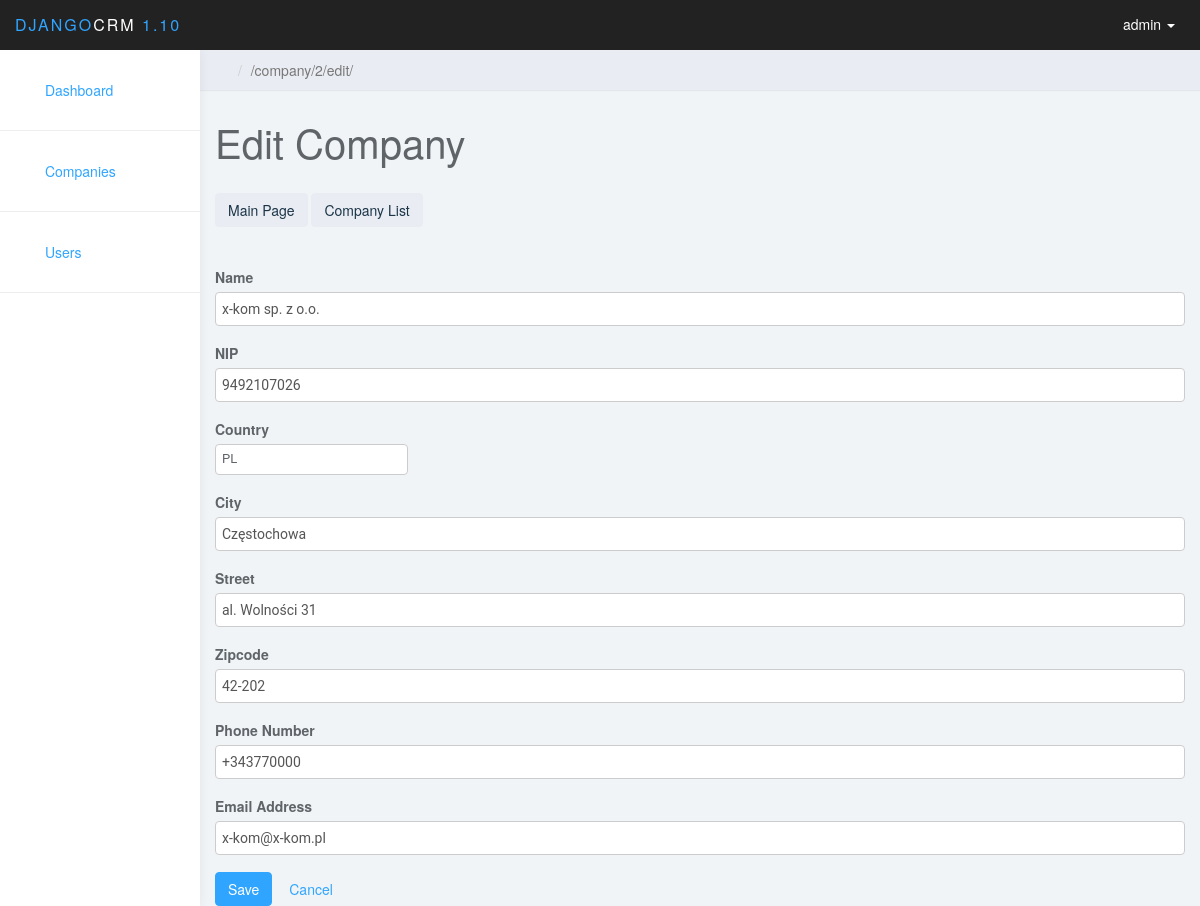
The page /company/2/edit/ (signed in) on the database its author committed.
### company/models.py (models this page shows, shortened)
class Company(models.Model):
    name = models.CharField(max_length=100, verbose_name=_("Name"), blank=True, null=True)
    nip = models.CharField(max_length=10, verbose_name = _("NIP") , blank=True, null=True)
    country = CountryField(blank_label='(select country)')
    city = models.CharField(max_length=100, verbose_name=_("City"), blank=True, null=True)
    street = models.CharField(max_length=200, verbose_name=_("Street"), blank=True, null=True)
    zipcode = models.CharField(max_length=6, verbose_name=_("Zipcode"), blank=True, null=True)
    phone = models.CharField(max_length=20, verbose_name = _("Phone Number") , blank=True, null=True)
    email = models.EmailField(max_length=200, verbose_name = _("Email Address"), blank=True, null=True)

### company/views/company.py (the view)
# urls.py: url( r'^company/(?P<pk>[0-9]+)/edit/$', company_views.company_edit, name='company_edit'),
@permission_required('user.is_superuser', login_url='login')
def company_edit(request, pk):
    company = get_object_or_404(Company, pk=pk)
    if request.method == "POST":
        form = CompanyForm(request.POST, instance=company)
        if form.is_valid():
            company = form.save(commit=False)
            company.save()
            return redirect('company_details', pk=company.pk)
    else:
        form = CompanyForm(instance=company)
    return render(request, 'company/company_edit.html', {'form': form})

### company/forms.py (shortened to what this page needs)
class CompanyForm(forms.ModelForm):
    country = LazyTypedChoiceField(choices=countries)
    class Meta:
        model = Company
        fields = ('name', 'nip', 'country', 'city', 'street', 'zipcode', 'phone', 'email' )
        widgets = {'country': CountrySelectWidget()}
    def __init__(self, *args, **kwargs):
        super(CompanyForm, self).__init__(*args, **kwargs)

### company/templates/company/company_edit.html (shortened to what this page needs)
{% extends 'company/base.html' %}
{% block content %}
    <div class="row">
        <div class="col-lg-12">
            <h1 class="page-header">Edit Company</h1>
        </div>
    </div>
    <a href="{% url 'home' %}"><span class="btn btn-default">Main Page</span></a>
    {% if user.is_superuser %}
<a class="btn btn-default" href="{% url 'company_list' %}">Company List</a>
    {% endif %}
    <br><br>
<div class="form-edit">
    <form method="POST" class="company-form">
        {% for field in form %}
        <fieldset class="form-group">
            <label class="control-label" for="id_{{ field.name }}">{{ field.label }}</label>
            {% if field.label == 'Country' %}<br>
                {{ field }}
            {% else %}
                <input type="text" class="form-control" name="{{ field.name }}" id="id_{{ field.name }}" value="{{ field.value }}">
            {% endif %}
        </fieldset>
        {% endfor %}
        <button type="submit" class="save btn btn-primary">Save</button>
        <a class="btn btn-inverse" href="{% url 'company_list' %}">Cancel</a>
    </form>
</div>
{% endblock %}

### company/templates/company/base.html (shortened to what this page needs)
{% load staticfiles %}
<!DOCTYPE html>
<html>
<head>
     <link rel="stylesheet" href="{% static 'css/bootstrap.min.css' %}">
    <link rel="stylesheet" href="{% static 'css/bootstrap-table.css' %}">
    <link rel="stylesheet" href="{% static 'css/styles.css' %}">
    <link rel="stylesheet" href="{% static 'css/base.css' %}">
</head>
<body>
	<nav class="navbar navbar-inverse navbar-fixed-top" role="navigation">
		<div class="container-fluid">
			<div class="navbar-header">
				<a class="navbar-brand" href="{% url 'home' %}"><span>DJANGO</span>CRM<span> 1.10</span></a>
				<ul class="user-menu">
					<li class="dropdown pull-right">
						<a href="#" class="dropdown-toggle" data-toggle="dropdown"><svg class="glyph stroked male-user"><use href="#stroked-male-user"></use></svg> {{ request.user.username}} <span class="caret"></span></a>
					</li>
				</ul>
			</div>
		</div>
	</nav>
	<div id="sidebar-collapse" class="col-sm-3 col-lg-2 sidebar">
    <br>
		<ul class="nav menu">
			<li><a href="{% url 'home' %}"><svg class="glyph stroked dashboard-dial"><use href="#stroked-dashboard-dial"></use></svg> Dashboard</a></li>
            <li role="presentation" class="divider"></li>
            <li class="parent ">
				<a href="{% url 'company_list' %}">
					<span data-toggle="collapse" href="#sub-item-1"><svg class="glyph signia city"><use href="#signia-city"></use></svg></span> Companies
				</a>
			</li>
            <li role="presentation" class="divider"></li>
   {% if user.is_superuser %}
            <li class="parent ">
            <a href="{% url 'user_list' %}">
            <span data-toggle="collapse" href="#sub-item-2"><svg class="glyph offset user-male-group"><use href="#offset-user-male-group"></use></svg></span> Users
            </a>
            </li>
            <li role="presentation" class="divider"></li>
        </ul>
   {% endif %}
	</div>
	<div class="col-sm-9 col-sm-offset-3 col-lg-10 col-lg-offset-2 main">
		<div class="row">
			<ol class="breadcrumb">
				<li><a href="{% url 'home' %}"><svg class="glyph stroked home"><use href="#stroked-home"></use></svg></a></li>
				<li class="active">{{ request.path }}</li>
			</ol>
		</div>
        {% block content %}
        {% endblock %}
	</div>
</body>
</html>

### static/css/styles.css (style rules this page uses)
body { background: #f1f4f7; padding-top: 50px; color: #5f6468; }
a, a:hover, a:focus { color: #30a5ff; }
h1, h2, h3, h4, h5, h6 { color: #5f6468; }
h1 { font-weight: 300; font-size: 40px; }
.form-control { border: 1px solid #eee; box-shadow: none; }
.navbar-header .navbar-brand { color: #fff; font-size: 16px; text-transform: uppercase; font-weight: 500; letter-spacing: 2px; }
.navbar-header .navbar-brand span { color: #30a5ff; }
.btn-default, .btn-default:hover, .btn-default:focus, .btn-default:active, .btn-default.active, .open > .dropdown-toggle.btn-default, .btn-default.disabled, .btn-default[disabled], fieldset[disabled] .btn-default, .btn-default.disabled:hover, .btn-default[disabled]:hover, fieldset[disabled] .btn-default:hover, .btn-default.disabled:focus, .btn-default[disabled]:focus, fieldset[disabled] .btn-default:focus, .btn-default.disabled:active, .btn-default[disabled]:active, fieldset[disabled] .btn-default:active, .btn-default.disabled.active, .btn-default[disabled].active, fieldset[disabled] .btn-default.active { background-color: #e9ecf2; border-color: #e9ecf2; color: #1b3548; }
.btn-primary, .btn-primary:hover, .btn-primary:focus, .btn-primary:active, .btn-primary.active, .open > .dropdown-toggle.btn-primary, .btn-primary.disabled, .btn-primary[disabled], fieldset[disabled] .btn-primary, .btn-primary.disabled:hover, .btn-primary[disabled]:hover, fieldset[disabled] .btn-primary:hover, .btn-primary.disabled:focus, .btn-primary[disabled]:focus, fieldset[disabled] .btn-primary:focus, .btn-primary.disabled:active, .btn-primary[disabled]:active, fieldset[disabled] .btn-primary:active, .btn-primary.disabled.active, .btn-primary[disabled].active, fieldset[disabled] .btn-primary.active { background-color: #30a5ff; border-color: #30a5ff; }
.navbar { border: 0; }
.user-menu { display: inline-block; margin-top: 14px; margin-right: 10px; float: right; list-style: none; padding: 0; }
.user-menu a { color: #fff; }
.sidebar { display: block; background-color: #fff; padding: 0; display: none; }
@media (min-width: 768px) { .sidebar { display: block; position: fixed; top: 50px; bottom: 0; left: 0; z-index: 1000; display: block; margin: 0; padding: 0; overflow-x: hidden; overflow-y: auto; background-color: #fff; box-shadow: 1px 0px 10px rgba(0, 0, 0, .05); } }
@media (min-width: 768px) { .navbar-header { width: 100%; } }
.sidebar ul.nav li.divider { border-bottom: 1px solid #eee; margin: 20px 0; }
.breadcrumb { border-radius: 0; padding: 10px 15px; background: #e9ecf2; box-shadow: 0 1px 1px rgba(0, 0, 0, .05); margin: 0 ; }
h1.page-header { margin-top: 30px; border-bottom: 0; }
.sidebar .glyph, .user-menu .glyph { height: 16px; width: 16px; margin: 0 10px 0 0; stroke-width: 3px; }
.user-menu .glyph { stroke-width: 4px; }
.breadcrumb .glyph { height: 14px; width: 14px; margin: -2px 0 0 0; stroke-width: 4px; }

### static/css/base.css (style rules this page uses)
input, textarea, select, .form-row p, form .button { margin: 2px 0; padding: 2px 3px; vertical-align: middle; font-family: "Roboto", "Lucida Grande", Verdana, Arial, sans-serif; font-weight: normal; font-size: 13px; }
input[type=text], input[type=password], input[type=email], input[type=url], input[type=number], textarea, select, .vTextField { border: 1px solid #ccc; border-radius: 4px; padding: 5px 6px; margin-top: 0; }

### rows shown on the page
Company: name "x-kom sp. z o.o." "9492107026" "Częstochowa" "al. Wolności 31" "42-202" "+343770000" "x-kom@x-kom.pl", form "PL"

### other values the page prints
{{ request.user.username }} "admin"
{{ request.path }} "/company/2/edit/"
{{ field.label }} "Name" "NIP" "Country" "City" "Street" "Zipcode" "Phone Number" "Email Address"
